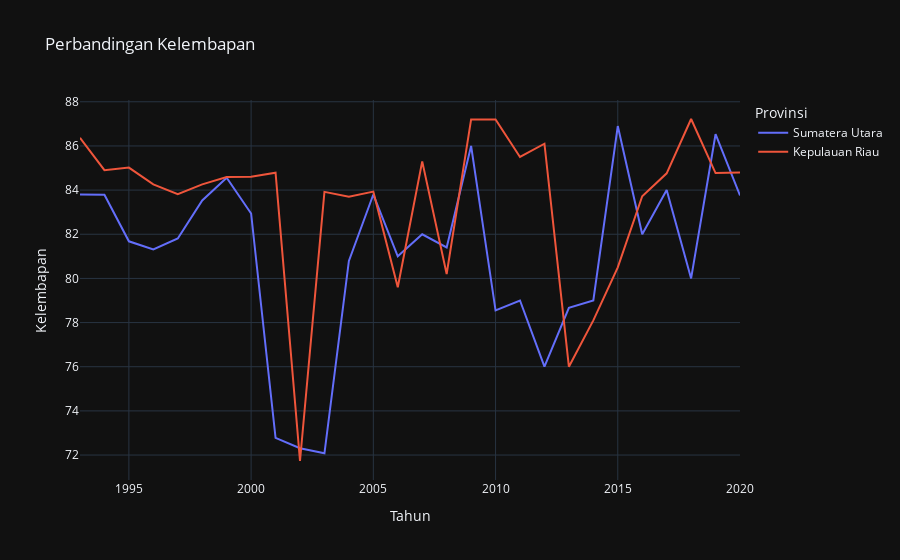

Write notebook code for a chart like this one.
### Code cell
fig = px.line(terendah, x="Tahun", y="Kelembapan",color='Provinsi',title='Perbandingan Kelembapan',template='plotly_dark')
# fig.update_traces(hoverinfo='label+percent')
fig.show()
plotly.offline.plot(fig, filename='grafik/kelembapan_terendah.html')

### Figure 1 — Plotly figure (JSON) as saved in the notebook; plotly's stock layout.template omitted (floating-point values rounded to 4 significant figures)
{"data": [{"hovertemplate": "Provinsi=Sumatera Utara<br>Tahun=%{x}<br>Kelembapan=%{y}<extra></extra>", "legendgroup": "Sumatera Utara", "line": {"color": "#636efa", "dash": "solid"}, "marker": {"symbol": "circle"}, "mode": "lines", "name": "Sumatera Utara", "orientation": "v", "showlegend": true, "type": "scatter", "x": [1993, 1994, 1995, 1996, 1997, 1998, 1999, 2000, 2001, 2002, 2003, 2004, 2005, 2006, 2007, 2008, 2009, 2010, 2011, 2012, 2013, 2014, 2015, 2016, 2017, 2018, 2019, 2020], "xaxis": "x", "y": [83.8, 83.79, 81.68, 81.31, 81.81, 83.53, 84.56, 82.94, 72.78, 72.31, 72.08, 80.79, 83.8, 81, 82, 81.4, 86, 78.55, 79, 76, 78.67, 79, 86.9, 82, 84, 80, 86.53, 83.76], "yaxis": "y"}, {"hovertemplate": "Provinsi=Kepulauan Riau<br>Tahun=%{x}<br>Kelembapan=%{y}<extra></extra>", "legendgroup": "Kepulauan Riau", "line": {"color": "#EF553B", "dash": "solid"}, "marker": {"symbol": "circle"}, "mode": "lines", "name": "Kepulauan Riau", "orientation": "v", "showlegend": true, "type": "scatter", "x": [1993, 1994, 1995, 1996, 1997, 1998, 1999, 2000, 2001, 2002, 2003, 2004, 2005, 2006, 2007, 2008, 2009, 2010, 2011, 2012, 2013, 2014, 2015, 2016, 2017, 2018, 2019, 2020], "xaxis": "x", "y": [86.37, 84.9, 85.02, 84.26, 83.82, 84.26, 84.59, 84.6, 84.79, 71.73, 83.92, 83.7, 83.93, 79.6, 85.3, 80.2, 87.2, 87.2, 85.5, 86.1, 76, 78.1, 80.5, 83.72, 84.76, 87.22, 84.77, 84.8], "yaxis": "y"}], "layout": {"autosize": true, "legend": {"title": {"text": "Provinsi"}, "tracegroupgap": 0}, "title": {"text": "Perbandingan Kelembapan"}, "xaxis": {"anchor": "y", "autorange": true, "domain": [0, 1], "range": [1993, 2020], "title": {"text": "Tahun"}, "type": "linear"}, "yaxis": {"anchor": "x", "autorange": true, "domain": [0, 1], "range": [70.87, 88.08], "title": {"text": "Kelembapan"}, "type": "linear"}}}
